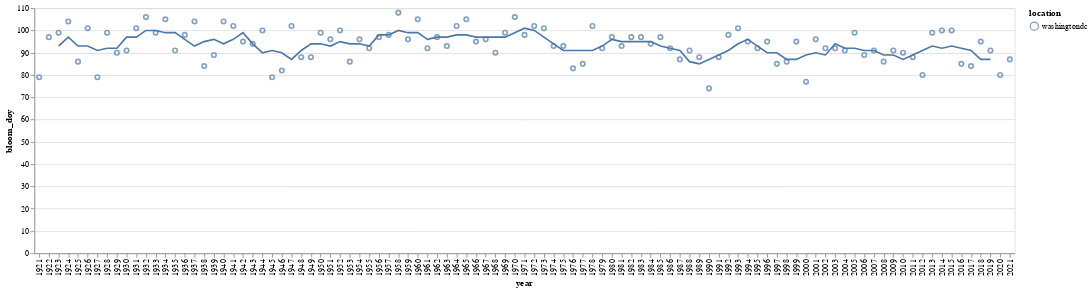

Source (notebook cell):
### Code cell
dc_obs_chart + dc_obs_chart_ma

### Figure 1 — Vega-Lite specification as saved in the notebook (floating-point values rounded to 4 significant figures)
{"config": {"view": {"continuousWidth": 400, "continuousHeight": 300}}, "layer": [{"data": {"name": "data-35f8e47d51d31d7668f7f8de4feb7e7d"}, "mark": "point", "encoding": {"color": {"field": "location", "type": "nominal"}, "x": {"field": "year", "type": "ordinal"}, "y": {"field": "bloom_doy", "type": "quantitative"}}, "width": 1200}, {"data": {"name": "data-69cb09785a189f77597dbaed239eb389"}, "mark": "line", "encoding": {"x": {"field": "year", "type": "nominal"}, "y": {"field": "bloom_doy", "type": "quantitative"}}}], "$schema": "https://vega.github.io/schema/vega-lite/v4.17.0.json", "datasets": {"data-35f8e47d51d31d7668f7f8de4feb7e7d": [{"location": "washingtondc", "lat": 38.89, "long": -77.04, "alt": 0, "year": 1921, "bloom_date": "1921-03-20", "bloom_doy": 79}, {"location": "washingtondc", "lat": 38.89, "long": -77.04, "alt": 0, "year": 1922, "bloom_date": "1922-04-07", "bloom_doy": 97}, {"location": "washingtondc", "lat": 38.89, "long": -77.04, "alt": 0, "year": 1923, "bloom_date": "1923-04-09", "bloom_doy": 99}, {"location": "washingtondc", "lat": 38.89, "long": -77.04, "alt": 0, "year": 1924, "bloom_date": "1924-04-13", "bloom_doy": 104}, {"location": "washingtondc", "lat": 38.89, "long": -77.04, "alt": 0, "year": 1925, "bloom_date": "1925-03-27", "bloom_doy": 86}, {"location": "washingtondc", "lat": 38.89, "long": -77.04, "alt": 0, "year": 1926, "bloom_date": "1926-04-11", "bloom_doy": 101}, {"location": "washingtondc", "lat": 38.89, "long": -77.04, "alt": 0, "year": 1927, "bloom_date": "1927-03-20", "bloom_doy": 79}, {"location": "washingtondc", "lat": 38.89, "long": -77.04, "alt": 0, "year": 1928, "bloom_date": "1928-04-08", "bloom_doy": 99}, {"location": "washingtondc", "lat": 38.89, "long": -77.04, "alt": 0, "year": 1929, "bloom_date": "1929-03-31", "bloom_doy": 90}, {"location": "washingtondc", "lat": 38.89, "long": -77.04, "alt": 0, "year": 1930, "bloom_date": "1930-04-01", "bloom_doy": 91}, {"location": "washingtondc", "lat": 38.89, "long": -77.04, "alt": 0, "year": 1931, "bloom_date": "1931-04-11", "bloom_doy": 101}, {"location": "washingtondc", "lat": 38.89, "long": -77.04, "alt": 0, "year": 1932, "bloom_date": "1932-04-15", "bloom_doy": 106}, {"location": "washingtondc", "lat": 38.89, "long": -77.04, "alt": 0, "year": 1933, "bloom_date": "1933-04-09", "bloom_doy": 99}, {"location": "washingtondc", "lat": 38.89, "long": -77.04, "alt": 0, "year": 1934, "bloom_date": "1934-04-15", "bloom_doy": 105}, {"location": "washingtondc", "lat": 38.89, "long": -77.04, "alt": 0, "year": 1935, "bloom_date": "1935-04-01", "bloom_doy": 91}, {"location": "washingtondc", "lat": 38.89, "long": -77.04, "alt": 0, "year": 1936, "bloom_date": "1936-04-07", "bloom_doy": 98}, {"location": "washingtondc", "lat": 38.89, "long": -77.04, "alt": 0, "year": 1937, "bloom_date": "1937-04-14", "bloom_doy": 104}, {"location": "washingtondc", "lat": 38.89, "long": -77.04, "alt": 0, "year": 1938, "bloom_date": "1938-03-25", "bloom_doy": 84}, {"location": "washingtondc", "lat": 38.89, "long": -77.04, "alt": 0, "year": 1939, "bloom_date": "1939-03-30", "bloom_doy": 89}, {"location": "washingtondc", "lat": 38.89, "long": -77.04, "alt": 0, "year": 1940, "bloom_date": "1940-04-13", "bloom_doy": 104}, {"location": "washingtondc", "lat": 38.89, "long": -77.04, "alt": 0, "year": 1941, "bloom_date": "1941-04-12", "bloom_doy": 102}, {"location": "washingtondc", "lat": 38.89, "long": -77.04, "alt": 0, "year": 1942, "bloom_date": "1942-04-05", "bloom_doy": 95}, {"location": "washingtondc", "lat": 38.89, "long": -77.04, "alt": 0, "year": 1943, "bloom_date": "1943-04-04", "bloom_doy": 94}, {"location": "washingtondc", "lat": 38.89, "long": -77.04, "alt": 0, "year": 1944, "bloom_date": "1944-04-09", "bloom_doy": 100}, {"location": "washingtondc", "lat": 38.89, "long": -77.04, "alt": 0, "year": 1945, "bloom_date": "1945-03-20", "bloom_doy": 79}, {"location": "washingtondc", "lat": 38.89, "long": -77.04, "alt": 0, "year": 1946, "bloom_date": "1946-03-23", "bloom_doy": 82}, {"location": "washingtondc", "lat": 38.89, "long": -77.04, "alt": 0, "year": 1947, "bloom_date": "1947-04-12", "bloom_doy": 102}, {"location": "washingtondc", "lat": 38.89, "long": -77.04, "alt": 0, "year": 1948, "bloom_date": "1948-03-28", "bloom_doy": 88}, {"location": "washingtondc", "lat": 38.89, "long": -77.04, "alt": 0, "year": 1949, "bloom_date": "1949-03-29", "bloom_doy": 88}, {"location": "washingtondc", "lat": 38.89, "long": -77.04, "alt": 0, "year": 1950, "bloom_date": "1950-04-09", "bloom_doy": 99}, {"location": "washingtondc", "lat": 38.89, "long": -77.04, "alt": 0, "year": 1951, "bloom_date": "1951-04-06", "bloom_doy": 96}, {"location": "washingtondc", "lat": 38.89, "long": -77.04, "alt": 0, "year": 1952, "bloom_date": "1952-04-09", "bloom_doy": 100}, {"location": "washingtondc", "lat": 38.89, "long": -77.04, "alt": 0, "year": 1953, "bloom_date": "1953-03-27", "bloom_doy": 86}, {"location": "washingtondc", "lat": 38.89, "long": -77.04, "alt": 0, "year": 1954, "bloom_date": "1954-04-06", "bloom_doy": 96}, {"location": "washingtondc", "lat": 38.89, "long": -77.04, "alt": 0, "year": 1955, "bloom_date": "1955-04-02", "bloom_doy": 92}, {"location": "washingtondc", "lat": 38.89, "long": -77.04, "alt": 0, "year": 1956, "bloom_date": "1956-04-06", "bloom_doy": 97}, {"location": "washingtondc", "lat": 38.89, "long": -77.04, "alt": 0, "year": 1957, "bloom_date": "1957-04-08", "bloom_doy": 98}, {"location": "washingtondc", "lat": 38.89, "long": -77.04, "alt": 0, "year": 1958, "bloom_date": "1958-04-18", "bloom_doy": 108}, {"location": "washingtondc", "lat": 38.89, "long": -77.04, "alt": 0, "year": 1959, "bloom_date": "1959-04-06", "bloom_doy": 96}, {"location": "washingtondc", "lat": 38.89, "long": -77.04, "alt": 0, "year": 1960, "bloom_date": "1960-04-14", "bloom_doy": 105}, {"location": "washingtondc", "lat": 38.89, "long": -77.04, "alt": 0, "year": 1961, "bloom_date": "1961-04-02", "bloom_doy": 92}, {"location": "washingtondc", "lat": 38.89, "long": -77.04, "alt": 0, "year": 1962, "bloom_date": "1962-04-07", "bloom_doy": 97}, {"location": "washingtondc", "lat": 38.89, "long": -77.04, "alt": 0, "year": 1963, "bloom_date": "1963-04-03", "bloom_doy": 93}, {"location": "washingtondc", "lat": 38.89, "long": -77.04, "alt": 0, "year": 1964, "bloom_date": "1964-04-11", "bloom_doy": 102}, {"location": "washingtondc", "lat": 38.89, "long": -77.04, "alt": 0, "year": 1965, "bloom_date": "1965-04-15", "bloom_doy": 105}, {"location": "washingtondc", "lat": 38.89, "long": -77.04, "alt": 0, "year": 1966, "bloom_date": "1966-04-05", "bloom_doy": 95}, {"location": "washingtondc", "lat": 38.89, "long": -77.04, "alt": 0, "year": 1967, "bloom_date": "1967-04-06", "bloom_doy": 96}, {"location": "washingtondc", "lat": 38.89, "long": -77.04, "alt": 0, "year": 1968, "bloom_date": "1968-03-30", "bloom_doy": 90}, {"location": "washingtondc", "lat": 38.89, "long": -77.04, "alt": 0, "year": 1969, "bloom_date": "1969-04-09", "bloom_doy": 99}, {"location": "washingtondc", "lat": 38.89, "long": -77.04, "alt": 0, "year": 1970, "bloom_date": "1970-04-16", "bloom_doy": 106}, {"location": "washingtondc", "lat": 38.89, "long": -77.04, "alt": 0, "year": 1971, "bloom_date": "1971-04-08", "bloom_doy": 98}, {"location": "washingtondc", "lat": 38.89, "long": -77.04, "alt": 0, "year": 1972, "bloom_date": "1972-04-11", "bloom_doy": 102}, {"location": "washingtondc", "lat": 38.89, "long": -77.04, "alt": 0, "year": 1973, "bloom_date": "1973-04-11", "bloom_doy": 101}, {"location": "washingtondc", "lat": 38.89, "long": -77.04, "alt": 0, "year": 1974, "bloom_date": "1974-04-03", "bloom_doy": 93}, {"location": "washingtondc", "lat": 38.89, "long": -77.04, "alt": 0, "year": 1975, "bloom_date": "1975-04-03", "bloom_doy": 93}, {"location": "washingtondc", "lat": 38.89, "long": -77.04, "alt": 0, "year": 1976, "bloom_date": "1976-03-23", "bloom_doy": 83}, {"location": "washingtondc", "lat": 38.89, "long": -77.04, "alt": 0, "year": 1977, "bloom_date": "1977-03-26", "bloom_doy": 85}, {"location": "washingtondc", "lat": 38.89, "long": -77.04, "alt": 0, "year": 1978, "bloom_date": "1978-04-12", "bloom_doy": 102}, {"location": "washingtondc", "lat": 38.89, "long": -77.04, "alt": 0, "year": 1979, "bloom_date": "1979-04-02", "bloom_doy": 92}, {"location": "washingtondc", "lat": 38.89, "long": -77.04, "alt": 0, "year": 1980, "bloom_date": "1980-04-06", "bloom_doy": 97}, {"location": "washingtondc", "lat": 38.89, "long": -77.04, "alt": 0, "year": 1981, "bloom_date": "1981-04-03", "bloom_doy": 93}, {"location": "washingtondc", "lat": 38.89, "long": -77.04, "alt": 0, "year": 1982, "bloom_date": "1982-04-07", "bloom_doy": 97}, {"location": "washingtondc", "lat": 38.89, "long": -77.04, "alt": 0, "year": 1983, "bloom_date": "1983-04-07", "bloom_doy": 97}, {"location": "washingtondc", "lat": 38.89, "long": -77.04, "alt": 0, "year": 1984, "bloom_date": "1984-04-03", "bloom_doy": 94}, {"location": "washingtondc", "lat": 38.89, "long": -77.04, "alt": 0, "year": 1985, "bloom_date": "1985-04-07", "bloom_doy": 97}, {"location": "washingtondc", "lat": 38.89, "long": -77.04, "alt": 0, "year": 1986, "bloom_date": "1986-04-02", "bloom_doy": 92}, {"location": "washingtondc", "lat": 38.89, "long": -77.04, "alt": 0, "year": 1987, "bloom_date": "1987-03-28", "bloom_doy": 87}, {"location": "washingtondc", "lat": 38.89, "long": -77.04, "alt": 0, "year": 1988, "bloom_date": "1988-03-31", "bloom_doy": 91}, {"location": "washingtondc", "lat": 38.89, "long": -77.04, "alt": 0, "year": 1989, "bloom_date": "1989-03-29", "bloom_doy": 88}, {"location": "washingtondc", "lat": 38.89, "long": -77.04, "alt": 0, "year": 1990, "bloom_date": "1990-03-15", "bloom_doy": 74}, {"location": "washingtondc", "lat": 38.89, "long": -77.04, "alt": 0, "year": 1991, "bloom_date": "1991-03-29", "bloom_doy": 88}, {"location": "washingtondc", "lat": 38.89, "long": -77.04, "alt": 0, "year": 1992, "bloom_date": "1992-04-07", "bloom_doy": 98}, {"location": "washingtondc", "lat": 38.89, "long": -77.04, "alt": 0, "year": 1993, "bloom_date": "1993-04-11", "bloom_doy": 101}, {"location": "washingtondc", "lat": 38.89, "long": -77.04, "alt": 0, "year": 1994, "bloom_date": "1994-04-05", "bloom_doy": 95}, {"location": "washingtondc", "lat": 38.89, "long": -77.04, "alt": 0, "year": 1995, "bloom_date": "1995-04-02", "bloom_doy": 92}, {"location": "washingtondc", "lat": 38.89, "long": -77.04, "alt": 0, "year": 1996, "bloom_date": "1996-04-04", "bloom_doy": 95}, {"location": "washingtondc", "lat": 38.89, "long": -77.04, "alt": 0, "year": 1997, "bloom_date": "1997-03-26", "bloom_doy": 85}, {"location": "washingtondc", "lat": 38.89, "long": -77.04, "alt": 0, "year": 1998, "bloom_date": "1998-03-27", "bloom_doy": 86}, {"location": "washingtondc", "lat": 38.89, "long": -77.04, "alt": 0, "year": 1999, "bloom_date": "1999-04-05", "bloom_doy": 95}, {"location": "washingtondc", "lat": 38.89, "long": -77.04, "alt": 0, "year": 2000, "bloom_date": "2000-03-17", "bloom_doy": 77}, {"location": "washingtondc", "lat": 38.89, "long": -77.04, "alt": 0, "year": 2001, "bloom_date": "2001-04-06", "bloom_doy": 96}, {"location": "washingtondc", "lat": 38.89, "long": -77.04, "alt": 0, "year": 2002, "bloom_date": "2002-04-02", "bloom_doy": 92}, {"location": "washingtondc", "lat": 38.89, "long": -77.04, "alt": 0, "year": 2003, "bloom_date": "2003-04-02", "bloom_doy": 92}, {"location": "washingtondc", "lat": 38.89, "long": -77.04, "alt": 0, "year": 2004, "bloom_date": "2004-03-31", "bloom_doy": 91}, {"location": "washingtondc", "lat": 38.89, "long": -77.04, "alt": 0, "year": 2005, "bloom_date": "2005-04-09", "bloom_doy": 99}, {"location": "washingtondc", "lat": 38.89, "long": -77.04, "alt": 0, "year": 2006, "bloom_date": "2006-03-30", "bloom_doy": 89}, {"location": "washingtondc", "lat": 38.89, "long": -77.04, "alt": 0, "year": 2007, "bloom_date": "2007-04-01", "bloom_doy": 91}, {"location": "washingtondc", "lat": 38.89, "long": -77.04, "alt": 0, "year": 2008, "bloom_date": "2008-03-26", "bloom_doy": 86}, {"location": "washingtondc", "lat": 38.89, "long": -77.04, "alt": 0, "year": 2009, "bloom_date": "2009-04-01", "bloom_doy": 91}, {"location": "washingtondc", "lat": 38.89, "long": -77.04, "alt": 0, "year": 2010, "bloom_date": "2010-03-31", "bloom_doy": 90}, {"location": "washingtondc", "lat": 38.89, "long": -77.04, "alt": 0, "year": 2011, "bloom_date": "2011-03-29", "bloom_doy": 88}, {"location": "washingtondc", "lat": 38.89, "long": -77.04, "alt": 0, "year": 2012, "bloom_date": "2012-03-20", "bloom_doy": 80}, {"location": "washingtondc", "lat": 38.89, "long": -77.04, "alt": 0, "year": 2013, "bloom_date": "2013-04-09", "bloom_doy": 99}, {"location": "washingtondc", "lat": 38.89, "long": -77.04, "alt": 0, "year": 2014, "bloom_date": "2014-04-10", "bloom_doy": 100}, {"location": "washingtondc", "lat": 38.89, "long": -77.04, "alt": 0, "year": 2015, "bloom_date": "2015-04-10", "bloom_doy": 100}, {"location": "washingtondc", "lat": 38.89, "long": -77.04, "alt": 0, "year": 2016, "bloom_date": "2016-03-25", "bloom_doy": 85}, {"location": "washingtondc", "lat": 38.89, "long": -77.04, "alt": 0, "year": 2017, "bloom_date": "2017-03-25", "bloom_doy": 84}, {"location": "washingtondc", "lat": 38.89, "long": -77.04, "alt": 0, "year": 2018, "bloom_date": "2018-04-05", "bloom_doy": 95}, {"location": "washingtondc", "lat": 38.89, "long": -77.04, "alt": 0, "year": 2019, "bloom_date": "2019-04-01", "bloom_doy": 91}, {"location": "washingtondc", "lat": 38.89, "long": -77.04, "alt": 0, "year": 2020, "bloom_date": "2020-03-20", "bloom_doy": 80}, {"location": "washingtondc", "lat": 38.89, "long": -77.04, "alt": 0, "year": 2021, "bloom_date": "2021-03-28", "bloom_doy": 87}], "data-69cb09785a189f77597dbaed239eb389": [{"year": 1923, "bloom_doy": 93}, {"year": 1924, "bloom_doy": 97}, {"year": 1925, "bloom_doy": 93}, {"year": 1926, "bloom_doy": 93}, {"year": 1927, "bloom_doy": 91}, {"year": 1928, "bloom_doy": 92}, {"year": 1929, "bloom_doy": 92}, {"year": 1930, "bloom_doy": 97}, {"year": 1931, "bloom_doy": 97}, {"year": 1932, "bloom_doy": 100}, {"year": 1933, "bloom_doy": 100}, {"year": 1934, "bloom_doy": 99}, {"year": 1935, "bloom_doy": 99}, {"year": 1936, "bloom_doy": 96}, {"year": 1937, "bloom_doy": 93}, {"year": 1938, "bloom_doy": 95}, {"year": 1939, "bloom_doy": 96}, {"year": 1940, "bloom_doy": 94}, {"year": 1941, "bloom_doy": 96}, {"year": 1942, "bloom_doy": 99}, {"year": 1943, "bloom_doy": 94}, {"year": 1944, "bloom_doy": 90}, {"year": 1945, "bloom_doy": 91}, {"year": 1946, "bloom_doy": 90}, {"year": 1947, "bloom_doy": 87}, {"year": 1948, "bloom_doy": 91}, {"year": 1949, "bloom_doy": 94}, {"year": 1950, "bloom_doy": 94}, {"year": 1951, "bloom_doy": 93}, {"year": 1952, "bloom_doy": 95}, {"year": 1953, "bloom_doy": 94}, {"year": 1954, "bloom_doy": 94}, {"year": 1955, "bloom_doy": 93}, {"year": 1956, "bloom_doy": 98}, {"year": 1957, "bloom_doy": 98}, {"year": 1958, "bloom_doy": 100}, {"year": 1959, "bloom_doy": 99}, {"year": 1960, "bloom_doy": 99}, {"year": 1961, "bloom_doy": 96}, {"year": 1962, "bloom_doy": 97}, {"year": 1963, "bloom_doy": 97}, {"year": 1964, "bloom_doy": 98}, {"year": 1965, "bloom_doy": 98}, {"year": 1966, "bloom_doy": 97}, {"year": 1967, "bloom_doy": 97}, {"year": 1968, "bloom_doy": 97}, {"year": 1969, "bloom_doy": 97}, {"year": 1970, "bloom_doy": 99}, {"year": 1971, "bloom_doy": 101}, {"year": 1972, "bloom_doy": 100}, {"year": 1973, "bloom_doy": 97}, {"year": 1974, "bloom_doy": 94}, {"year": 1975, "bloom_doy": 91}, {"year": 1976, "bloom_doy": 91}, {"year": 1977, "bloom_doy": 91}, {"year": 1978, "bloom_doy": 91}, {"year": 1979, "bloom_doy": 93}, {"year": 1980, "bloom_doy": 96}, {"year": 1981, "bloom_doy": 95}, {"year": 1982, "bloom_doy": 95}, {"year": 1983, "bloom_doy": 95}, {"year": 1984, "bloom_doy": 95}, {"year": 1985, "bloom_doy": 93}, {"year": 1986, "bloom_doy": 92}, {"year": 1987, "bloom_doy": 91}, {"year": 1988, "bloom_doy": 86}, {"year": 1989, "bloom_doy": 85}, {"year": 1990, "bloom_doy": 87}, {"year": 1991, "bloom_doy": 89}, {"year": 1992, "bloom_doy": 91}, {"year": 1993, "bloom_doy": 94}, {"year": 1994, "bloom_doy": 96}, {"year": 1995, "bloom_doy": 93}, {"year": 1996, "bloom_doy": 90}, {"year": 1997, "bloom_doy": 90}, {"year": 1998, "bloom_doy": 87}, {"year": 1999, "bloom_doy": 87}, {"year": 2000, "bloom_doy": 89}, {"year": 2001, "bloom_doy": 90}, {"year": 2002, "bloom_doy": 89}, {"year": 2003, "bloom_doy": 94}, {"year": 2004, "bloom_doy": 92}, {"year": 2005, "bloom_doy": 92}, {"year": 2006, "bloom_doy": 91}, {"year": 2007, "bloom_doy": 91}, {"year": 2008, "bloom_doy": 89}, {"year": 2009, "bloom_doy": 89}, {"year": 2010, "bloom_doy": 87}, {"year": 2011, "bloom_doy": 89}, {"year": 2012, "bloom_doy": 91}, {"year": 2013, "bloom_doy": 93}, {"year": 2014, "bloom_doy": 92}, {"year": 2015, "bloom_doy": 93}, {"year": 2016, "bloom_doy": 92}, {"year": 2017, "bloom_doy": 91}, {"year": 2018, "bloom_doy": 87}, {"year": 2019, "bloom_doy": 87}]}}
